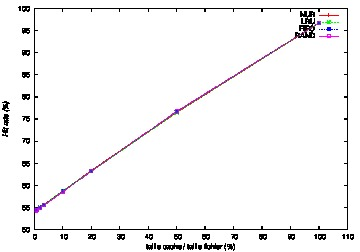

The gnuplot source for this figure:
set style data linespoints
set xlabel "taille cache / taille fichier (%)"
set ylabel "Hit rate (%)" font "Helvetica-Oblique"
set label "Effet de la taille du cache (test )" font "Helvetica-Bold,18" at 400,70
set encoding utf8
set terminal postscript eps color
set output "t3-cache_size-zoom-inv.eps"
plot "t3-cache_size-zoom-inv" using 1:2 t "NUR", "t3-cache_size-zoom-inv" using 1:3 t "LRU", "t3-cache_size-zoom-inv" using 1:4 t "FIFO", "t3-cache_size-zoom-inv" using 1:5 t "RAND"
